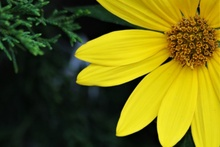
%> input picture img/flor.jpeg, 220 x 147 px, shrunk from 615 x 410 before the run
$ octave FiltroLaplaciano.m   (GNU Octave 9; MATLAB toolbox functions it lacks are replaced by stand-ins)
%> lines starting %> are read from the running program, lines starting %| are printed output that depends on the picture
%{
---------------------Filtro Laplaciano-----------------------------
%}

%clc, clear all, close all;
% Lee la imagen
x = imread('./img/flor.jpeg');
%> x is the input picture: size 147x220x3 uint8; mean R, G, B 107.5, 104.1, 19.6
% Cambia la imagen a gris
gris = colorgris(x);

filtrada = filtroLaplaciano(gris,1);
filtrada2 = filtroLaplaciano(gris,2);
filtrada3 = filtroLaplaciano(gris,3);

figure,subplot(2,2,1);%Abre una nueva ventana de figura
imshow(x), title('Imágen Original'); %Imágen Original
subplot(2,2,2);
imshow(gris), title('Imágen en Grises');%Imágen en Grises
subplot(2,2,3)
imshow(filtrada), title('Imagen con filtro Laplaciano tipo 1');%Imágen filtrada

figure,subplot(2,2,1);%Abre una nueva ventana de figura
imshow(x), title('Imágen Original'); %Imágen Original
subplot(2,2,2);
imshow(gris), title('Imágen en Grises');%Imágen en Grises
subplot(2,2,3)
imshow(filtrada2), title('Imagen con filtro Laplaciano tipo 2');%Imágen filtrada

figure,subplot(2,2,1); %Abre una nueva ventana de figura
imshow(x), title('Imágen Original'); %Imágen Original
subplot(2,2,2);
imshow(gris), title('Imágen en Grises');%Imágen en Grises
subplot(2,2,3)
imshow(filtrada2), title('Imagen con filtro Laplaciano tipo 3');%Imágen filtrada


function filtrado = filtroLaplaciano(ima,tipo)
%{
Esta función toma una imagen en niveles de gris y un numero del
1 al 3 para aplicar uno de los 3 tipos de filtros Laplacianos
%}
% switch es para seleccionar el tipo de filtro a utilizar
switch tipo
    case 1
        %Matriz de tipo 1
Laplace = [1,-2,1;
           -2,4,-2;
           1,-2,1];
    case 2
         %Matriz de tipo 2

Laplace = [-1,-1,-1;
           -1,8,-1
           -1,-1,-1];
    case 3
         %Matriz de tipo 3

Laplace = [0,-1,0
           -1,4,-1
           0,-1,0];
    otherwise
        %Marca error en caso de que no sea un numero del 1 al 3
        disp('Solo numeros 1 al 3')
end
%Toma el tamaño de la imagen
[fil,col,capa] = size(ima);
%En casa de que la imagen no este en niveles de grises la convierte
if capa == 3
    ima = colorgris(ima)
end
%Crea una matriz limpia con la dimenciones de la imagen
filtrado = zeros(fil,col);
%Los for recorren la imagen sin considerar los bordes
for i=2:fil-1
    for j=2:col-1
        %Crea la matriz que se va usar para la convolución
        matriz = double(ima(i-1:i+1,j-1:j+1));
        %Realiza la convolución
        for k=1:3
            for m=1:3
             filtrado(i,j) = double(filtrado(i,j)+matriz(k,m)*Laplace(k,m));
            end
        end
    end
end
     %Covierte
     filtrado = uint8(filtrado);
end


function imagenengris = colorgris(imagencolor)
%{
Esta función toma como argumento una imagen en formato RGB
la transforma a grises de acuerdo al estadar NTSC y la devuelve
como salida
%}
ima = imagencolor; %Asigna la imagen a una variable interna en la función
TAM = size(ima); % Se obtiene el tambaño del la imagen
%> TAM = [147 220 3]
for i = 1:TAM(1) % Crea un ciclo for para iterar sobre la altura
    for j = 1:TAM(2) %Crea un ciclo for para iterar sobre el ancho
        %Crea un vector con los 3 niveles RGB para un pixel
        vector= [ima(i,j,1),ima(i,j,2),ima(i,j,3)];
        %Multiplica el vector RBG por los factores de conversión estandar
        % del NTSC y se lo asigna a una nueva imagen en la misma posición
        % de la imagen original
        imagenengris(i,j) = double(vector)*[0.299;0.587;0.114];

    end
end
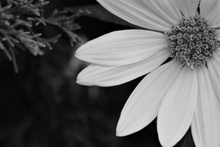
%> imagenengris: size 147x220 double; min 0.587, max 227.2, mean 95.5
% Convierte la matriz obtenida por los for en formato sin signo de 8 bits
imagenengris = uint8(imagenengris);
%> imagenengris: size 147x220 uint8
%> after the loop in filtroLaplaciano, `for i=2:fil-1`:
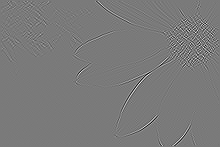
%> filtrado: size 147x220 double; min -257, max 278, mean 0; drawn with min black and max white
%> in filtroLaplaciano, `filtrado = uint8(filtrado);`:
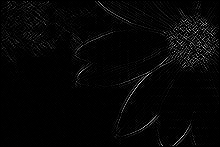
%> filtrado: size 147x220 uint8; min 0, max 255, mean 5.8
%> call 2 of filtroLaplaciano, with tipo = 2
%> after the loop in filtroLaplaciano (call 2), `for i=2:fil-1`:
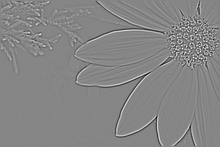
%> filtrado: size 147x220 double; min -735, max 664, mean 0; drawn with min black and max white
%> in filtroLaplaciano (call 2), `filtrado = uint8(filtrado);`:
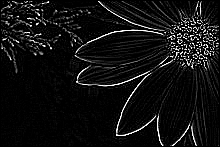
%> filtrado: size 147x220 uint8; min 0, max 255, mean 17.2
%> call 3 of filtroLaplaciano, with tipo = 3
%> in filtroLaplaciano (call 3), `filtrado = uint8(filtrado);`:
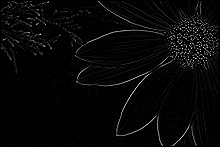
%> filtrado: size 147x220 uint8; min 0, max 255, mean 7.6

end

$ run again, with img/GATO.jpg copied over img/flor.jpeg
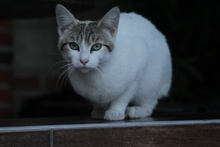
%> input picture img/GATO.jpg, 220 x 147 px, shrunk from 1280 x 853 before the run
%> x is the input picture: size 147x220x3 uint8; mean R, G, B 46.4, 50.9, 54.6
%> after the loop in filtroLaplaciano (call 2), `for i=2:fil-1`:
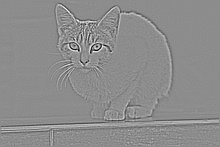
%> filtrado: size 147x220 double; min -429, max 348, mean 0; drawn with min black and max white
%> in filtroLaplaciano (call 3), `filtrado = uint8(filtrado);`:
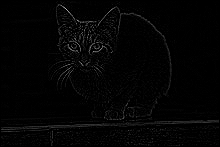
%> filtrado: size 147x220 uint8; min 0, max 185, mean 3.9
